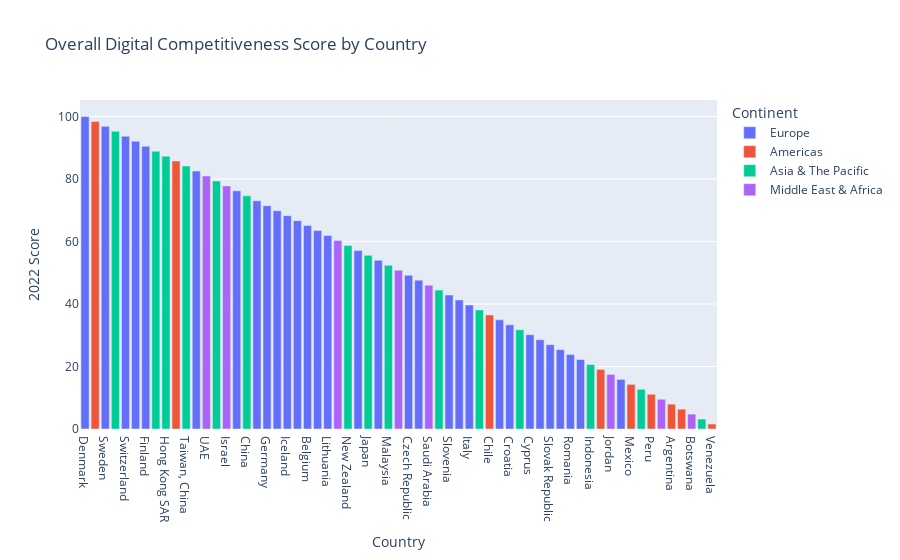

Notebook code for this chart:
### Code cell
df=df.sort_values('2022 Score',ascending=False)
fig = px.bar(df, x='Country', y='2022 Score', title= 'Overall Digital Competitiveness Score by Country',color='Continent')
fig.update_layout(xaxis={'categoryorder':'total descending'})
fig.show()

### Figure 1 — Plotly figure (JSON) as saved in the notebook; plotly's stock layout.template omitted (floating-point values rounded to 4 significant figures)
{"data": [{"alignmentgroup": "True", "hovertemplate": "Continent=Europe<br>Country=%{x}<br>2022 Score=%{y}<extra></extra>", "legendgroup": "Europe", "marker": {"color": "#636efa", "pattern": {"shape": ""}}, "name": "Europe", "offsetgroup": "Europe", "orientation": "v", "showlegend": true, "textposition": "auto", "type": "bar", "x": ["Denmark", "Sweden", "Switzerland", "Netherlands", "Finland", "Norway", "United Kingdom", "Austria", "Germany", "Estonia", "Iceland", "France", "Belgium", "Ireland", "Lithuania", "Spain", "Luxembourg", "Czech Republic", "Latvia", "Slovenia", "Portugal", "Italy", "Hungary", "Croatia", "Cyprus", "Poland", "Slovak Republic", "Bulgaria", "Romania", "Greece", "Turkey"], "xaxis": "x", "y": [100, 96.83, 93.65, 92.06, 90.48, 82.54, 76.19, 73.02, 71.43, 69.84, 68.25, 66.67, 65.08, 63.49, 61.9, 57.14, 53.97, 49.21, 47.62, 42.86, 41.27, 39.68, 34.92, 33.33, 30.16, 28.57, 26.98, 25.4, 23.81, 22.22, 15.87], "yaxis": "y"}, {"alignmentgroup": "True", "hovertemplate": "Continent=Americas<br>Country=%{x}<br>2022 Score=%{y}<extra></extra>", "legendgroup": "Americas", "marker": {"color": "#EF553B", "pattern": {"shape": ""}}, "name": "Americas", "offsetgroup": "Americas", "orientation": "v", "showlegend": true, "textposition": "auto", "type": "bar", "x": ["USA", "Canada", "Chile", "Brazil", "Mexico", "Peru", "Argentina", "Colombia", "Venezuela"], "xaxis": "x", "y": [98.41, 85.71, 36.51, 19.05, 14.29, 11.11, 7.937, 6.349, 1.587], "yaxis": "y"}, {"alignmentgroup": "True", "hovertemplate": "Continent=Asia & The Pacific<br>Country=%{x}<br>2022 Score=%{y}<extra></extra>", "legendgroup": "Asia & The Pacific", "marker": {"color": "#00cc96", "pattern": {"shape": ""}}, "name": "Asia & The Pacific", "offsetgroup": "Asia & The Pacific", "orientation": "v", "showlegend": true, "textposition": "auto", "type": "bar", "x": ["Singapore", "Korea Rep", "Hong Kong SAR", "Taiwan, China", "Australia", "China", "New Zealand", "Japan", "Malaysia", "Kazakhstan", "Thailand", "India", "Indonesia", "Philippines", "Mongolia"], "xaxis": "x", "y": [95.24, 88.89, 87.3, 84.13, 79.37, 74.6, 58.73, 55.56, 52.38, 44.44, 38.1, 31.75, 20.63, 12.7, 3.175], "yaxis": "y"}, {"alignmentgroup": "True", "hovertemplate": "Continent=Middle East & Africa<br>Country=%{x}<br>2022 Score=%{y}<extra></extra>", "legendgroup": "Middle East & Africa", "marker": {"color": "#ab63fa", "pattern": {"shape": ""}}, "name": "Middle East & Africa", "offsetgroup": "Middle East & Africa", "orientation": "v", "showlegend": true, "textposition": "auto", "type": "bar", "x": ["UAE", "Israel", "Qatar", "Bahrain", "Saudi Arabia", "Jordan", "South Africa", "Botswana"], "xaxis": "x", "y": [80.95, 77.78, 60.32, 50.79, 46.03, 17.46, 9.524, 4.762], "yaxis": "y"}], "layout": {"barmode": "relative", "legend": {"title": {"text": "Continent"}, "tracegroupgap": 0}, "title": {"text": "Overall Digital Competitiveness Score by Country"}, "xaxis": {"anchor": "y", "categoryorder": "total descending", "domain": [0, 1], "title": {"text": "Country"}}, "yaxis": {"anchor": "x", "domain": [0, 1], "title": {"text": "2022 Score"}}}}
